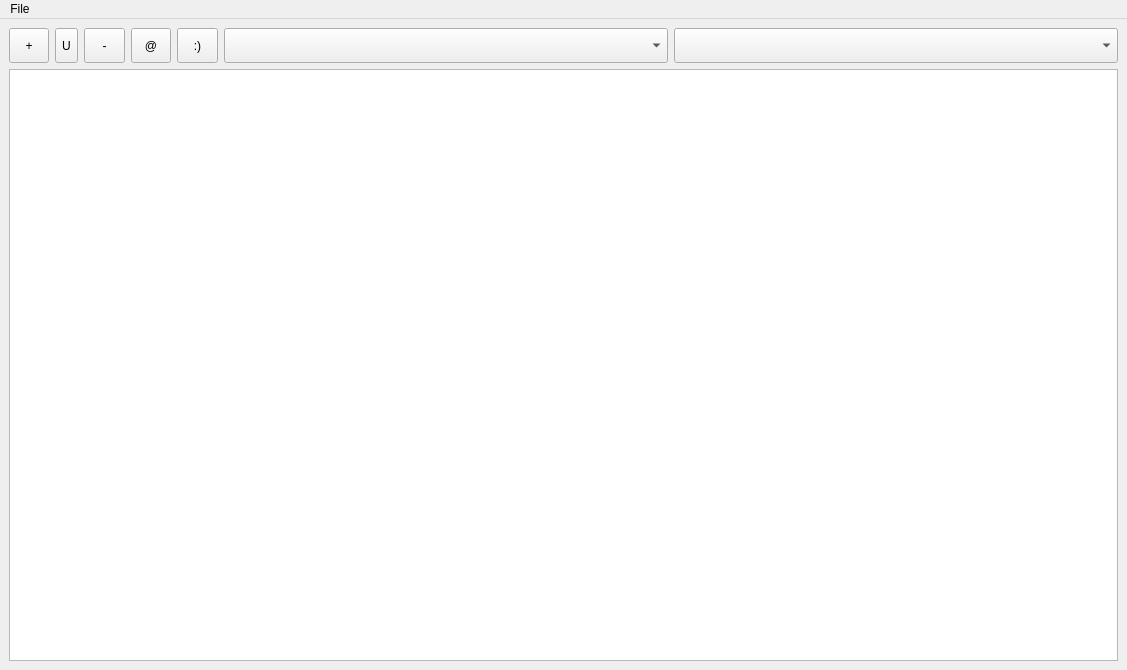
<?xml version="1.0" encoding="UTF-8"?>
<ui version="4.0">
 <class>MainWindow</class>
 <widget class="QMainWindow" name="MainWindow">
  <property name="geometry">
   <rect>
    <x>0</x>
    <y>0</y>
    <width>1127</width>
    <height>670</height>
   </rect>
  </property>
  <property name="windowTitle">
   <string>MainWindow</string>
  </property>
  <property name="styleSheet">
   <string notr="true"/>
  </property>
  <widget class="QWidget" name="centralwidget">
   <layout class="QVBoxLayout" name="verticalLayout" stretch="1,17">
    <item>
     <layout class="QHBoxLayout" name="horizontalLayout_toolMenu" stretch="1,0,1,1,1,11,11">
      <item>
       <widget class="QToolButton" name="toolButton_addRow">
        <property name="sizePolicy">
         <sizepolicy hsizetype="Expanding" vsizetype="Expanding">
          <horstretch>0</horstretch>
          <verstretch>0</verstretch>
         </sizepolicy>
        </property>
        <property name="styleSheet">
         <string notr="true"/>
        </property>
        <property name="text">
         <string>+</string>
        </property>
        <property name="icon">
         <iconset resource="resource/icons.qrc">
          <normaloff>:/toolIcons/icon_plus.png</normaloff>:/toolIcons/icon_plus.png</iconset>
        </property>
        <property name="iconSize">
         <size>
          <width>32</width>
          <height>32</height>
         </size>
        </property>
       </widget>
      </item>
      <item>
       <widget class="QToolButton" name="toolButton_UpdateRow">
        <property name="sizePolicy">
         <sizepolicy hsizetype="Expanding" vsizetype="Expanding">
          <horstretch>0</horstretch>
          <verstretch>0</verstretch>
         </sizepolicy>
        </property>
        <property name="styleSheet">
         <string notr="true"/>
        </property>
        <property name="text">
         <string>U</string>
        </property>
        <property name="icon">
         <iconset resource="resource/icons.qrc">
          <normaloff>:/toolIcons/icons_edit.png</normaloff>:/toolIcons/icons_edit.png</iconset>
        </property>
        <property name="iconSize">
         <size>
          <width>32</width>
          <height>32</height>
         </size>
        </property>
       </widget>
      </item>
      <item>
       <widget class="QToolButton" name="toolButton_deleteRow">
        <property name="sizePolicy">
         <sizepolicy hsizetype="Expanding" vsizetype="Expanding">
          <horstretch>0</horstretch>
          <verstretch>0</verstretch>
         </sizepolicy>
        </property>
        <property name="styleSheet">
         <string notr="true"/>
        </property>
        <property name="text">
         <string>-</string>
        </property>
        <property name="icon">
         <iconset resource="resource/icons.qrc">
          <normaloff>:/toolIcons/incons_delete.png</normaloff>:/toolIcons/incons_delete.png</iconset>
        </property>
        <property name="iconSize">
         <size>
          <width>32</width>
          <height>32</height>
         </size>
        </property>
       </widget>
      </item>
      <item>
       <widget class="QToolButton" name="toolButton_searchData">
        <property name="sizePolicy">
         <sizepolicy hsizetype="Expanding" vsizetype="Expanding">
          <horstretch>0</horstretch>
          <verstretch>0</verstretch>
         </sizepolicy>
        </property>
        <property name="styleSheet">
         <string notr="true"/>
        </property>
        <property name="text">
         <string>@</string>
        </property>
        <property name="icon">
         <iconset resource="resource/icons.qrc">
          <normaloff>:/toolIcons/icons_search.png</normaloff>:/toolIcons/icons_search.png</iconset>
        </property>
        <property name="iconSize">
         <size>
          <width>32</width>
          <height>32</height>
         </size>
        </property>
       </widget>
      </item>
      <item>
       <widget class="QToolButton" name="toolButton_viewPhoto">
        <property name="sizePolicy">
         <sizepolicy hsizetype="Expanding" vsizetype="Expanding">
          <horstretch>0</horstretch>
          <verstretch>0</verstretch>
         </sizepolicy>
        </property>
        <property name="styleSheet">
         <string notr="true"/>
        </property>
        <property name="text">
         <string>:)</string>
        </property>
        <property name="icon">
         <iconset resource="resource/icons.qrc">
          <normaloff>:/toolIcons/icons_photo.png</normaloff>:/toolIcons/icons_photo.png</iconset>
        </property>
        <property name="iconSize">
         <size>
          <width>32</width>
          <height>32</height>
         </size>
        </property>
       </widget>
      </item>
      <item>
       <widget class="QComboBox" name="comboBox_db">
        <property name="sizePolicy">
         <sizepolicy hsizetype="Expanding" vsizetype="Expanding">
          <horstretch>0</horstretch>
          <verstretch>0</verstretch>
         </sizepolicy>
        </property>
       </widget>
      </item>
      <item>
       <widget class="QComboBox" name="comboBox_tb">
        <property name="sizePolicy">
         <sizepolicy hsizetype="Expanding" vsizetype="Expanding">
          <horstretch>0</horstretch>
          <verstretch>0</verstretch>
         </sizepolicy>
        </property>
       </widget>
      </item>
     </layout>
    </item>
    <item>
     <widget class="QTableView" name="tableView"/>
    </item>
   </layout>
  </widget>
  <widget class="QMenuBar" name="menuBar">
   <property name="geometry">
    <rect>
     <x>0</x>
     <y>0</y>
     <width>1127</width>
     <height>25</height>
    </rect>
   </property>
   <widget class="QMenu" name="menuFile">
    <property name="title">
     <string>File</string>
    </property>
    <property name="icon">
     <iconset resource="resource/icons.qrc">
      <normaloff>:/settings/icons_settings.png</normaloff>:/settings/icons_settings.png</iconset>
    </property>
    <addaction name="actionSwitch_level"/>
    <addaction name="actionShow_level"/>
    <addaction name="actionSwitch_user"/>
    <addaction name="actionReport"/>
    <addaction name="actionPrint"/>
   </widget>
   <addaction name="menuFile"/>
  </widget>
  <action name="actionSwitch_level">
   <property name="icon">
    <iconset resource="resource/icons.qrc">
     <normaloff>:/settings/icons_switchLevel.png</normaloff>:/settings/icons_switchLevel.png</iconset>
   </property>
   <property name="text">
    <string>Switch level</string>
   </property>
   <property name="shortcut">
    <string>Alt+1</string>
   </property>
  </action>
  <action name="actionReport">
   <property name="icon">
    <iconset resource="resource/icons.qrc">
     <normaloff>:/settings/icons_report.png</normaloff>:/settings/icons_report.png</iconset>
   </property>
   <property name="text">
    <string>Report</string>
   </property>
   <property name="shortcut">
    <string>Alt+4</string>
   </property>
  </action>
  <action name="actionShow_level">
   <property name="icon">
    <iconset resource="resource/icons.qrc">
     <normaloff>:/settings/icons_showLevel.png</normaloff>:/settings/icons_showLevel.png</iconset>
   </property>
   <property name="text">
    <string>Show level</string>
   </property>
   <property name="shortcut">
    <string>Alt+2</string>
   </property>
  </action>
  <action name="actionSwitch_user">
   <property name="icon">
    <iconset resource="resource/icons.qrc">
     <normaloff>:/settings/icons_switchUser.png</normaloff>:/settings/icons_switchUser.png</iconset>
   </property>
   <property name="text">
    <string>Switch user</string>
   </property>
   <property name="shortcut">
    <string>Alt+3</string>
   </property>
  </action>
  <action name="actionPrint">
   <property name="icon">
    <iconset resource="resource/icons.qrc">
     <normaloff>:/settings/icons_printer.png</normaloff>:/settings/icons_printer.png</iconset>
   </property>
   <property name="text">
    <string>Print</string>
   </property>
   <property name="shortcut">
    <string>Alt+5</string>
   </property>
  </action>
 </widget>
 <resources>
  <include location="resource/icons.qrc"/>
 </resources>
 <connections/>
</ui>
